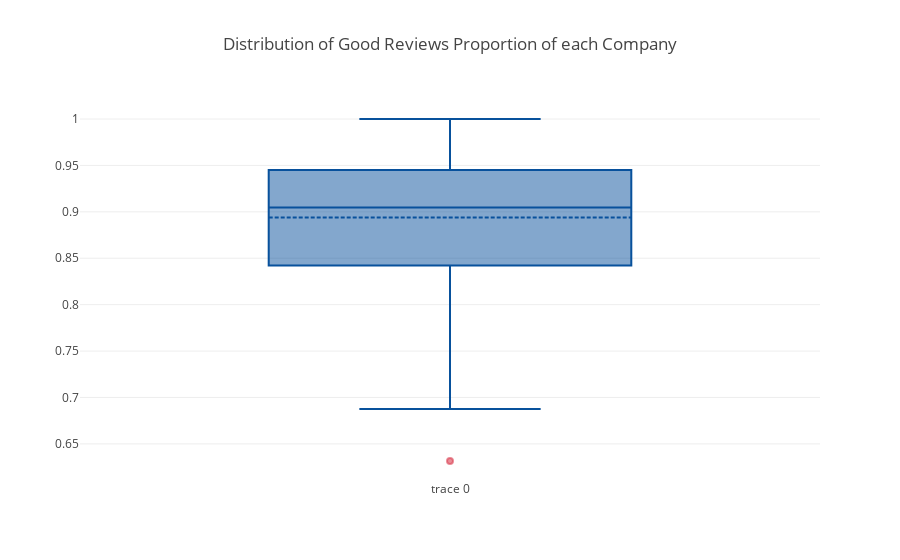

Here is the notebook cell this chart was saved with:
### Code cell
# Boxplot to determine distribution of good reviews proportions

trace = go.Box(
    y = df7.prop_fresh,
    boxpoints = 'suspectedoutliers',
    text = df7.company,
    marker = dict(
        color = 'rgb(8,81,156)',
        outliercolor = 'rgba(219, 64, 82, 0.6)',
        line = dict(
            outliercolor = 'rgba(219, 64, 82, 0.6)',
            outlierwidth = 2)),
    line = dict(
        color = 'rgb(8,81,156)'),
    boxmean = True
)

layout = go.Layout(
    title = 'Distribution of Good Reviews Proportion of each Company'
)
data = [trace]
fig = go.Figure(data=data, layout=layout)
iplot(fig)

### Figure 1 — Plotly figure (JSON) as saved in the notebook; plotly's stock layout.template omitted (floating-point values rounded to 4 significant figures)
{"data": [{"boxmean": true, "boxpoints": "suspectedoutliers", "line": {"color": "rgb(8,81,156)"}, "marker": {"color": "rgb(8,81,156)", "line": {"outliercolor": "rgba(219, 64, 82, 0.6)", "outlierwidth": 2}, "outliercolor": "rgba(219, 64, 82, 0.6)"}, "text": ["Globe and Mail", "Film Freak Central", "Flick Filosopher", "Wall Street Journal", "LarsenOnFilm", "Salon.com", "Associated Press", "Hollywood Reporter", "TheFilmFile.com", "Guardian", "Little White Lies", "New York Times", "San Francisco Chronicle", "Film Frenzy", "Chicago Reader", "Newsday", "Philadelphia Daily News", "New York Post", "Village Voice", "Slant Magazine", "Chicago Tribune", "Reel Film Reviews", "Boston Globe", "Austin Chronicle", "One Guy's Opinion", "eFilmCritic.com", "EricDSnider.com", "Screen International", "Time Out", "Film4", "Slate", "Newark Star-Ledger", "Washington Post", "Q Network Film Desk", "Spirituality and Practice", "AV Club", "Sacramento News & Review", "Times (UK)", "JoBlo's Movie Emporium", "ScreenRant", "Screen It!", "Bullz-Eye.com", "Film Threat", "PopMatters", "ReelViews", "Detroit News", "CinemaBlend", "Los Angeles Times", "Variety", "ComingSoon.net", "Kaplan vs. Kaplan", "rec.arts.movies.reviews", "Reeling Reviews", "Cinema Crazed", "Daily Mail (UK)", "Salt Lake Tribune", "London Evening Standard", "Dallas Morning News", "Cinema Sight", "Antagony & Ecstasy", "Combustible Celluloid", "Deseret News (Salt Lake City)", "New York Magazine/Vulture", "Daily Express (UK)", "Film Journal International", "Toronto Star", "TIME Magazine", "Groucho Reviews", "USA Today", "Chicago Sun-Times", "Urban Cinefile", "Empire Magazine", "Entertainment Weekly", "St. Paul Pioneer Press", "Movie Metropolis", "Daily Telegraph (UK)", "Common Sense Media", "Laramie Movie Scope", "Arizona Republic", "IGN Movies", "Seattle Times", "Rolling Stone", "rachelsreviews.net", "New York Daily News", "Reel.com", "Christian Science Monitor", "Jam! Movies", "Total Film", "Radio Times"], "type": "box", "uid": "62e424b1-a9ed-4db3-9b22-996a547088c6", "y": [0.6316, 0.6875, 0.6875, 0.7222, 0.7333, 0.75, 0.75, 0.7619, 0.8, 0.8, 0.8, 0.8095, 0.8095, 0.8095, 0.8125, 0.8125, 0.8235, 0.8235, 0.8235, 0.8235, 0.8333, 0.8421, 0.8421, 0.85, 0.85, 0.8571, 0.8667, 0.8667, 0.8667, 0.8667, 0.875, 0.875, 0.875, 0.88, 0.8824, 0.8824, 0.8824, 0.8824, 0.8824, 0.8889, 0.8889, 0.8947, 0.8947, 0.9, 0.9048, 0.9048, 0.9048, 0.9048, 0.9048, 0.9091, 0.9167, 0.92, 0.9259, 0.9333, 0.9333, 0.9375, 0.9375, 0.9375, 0.9375, 0.9375, 0.9375, 0.9412, 0.9412, 0.9412, 0.9444, 0.9444, 0.9444, 0.9474, 0.95, 0.9524, 0.9545, 1, 1, 1, 1, 1, 1, 1, 1, 1, 1, 1, 1, 1, 1, 1, 1, 1, 1]}], "layout": {"title": {"text": "Distribution of Good Reviews Proportion of each Company"}}}
